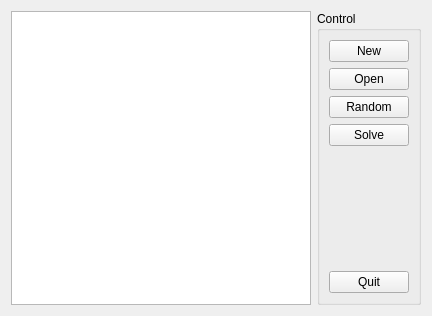
<ui version="4.0" >
 <class>SudokuForm</class>
 <widget class="QWidget" name="SudokuForm" >
  <property name="geometry" >
   <rect>
    <x>0</x>
    <y>0</y>
    <width>432</width>
    <height>316</height>
   </rect>
  </property>
  <property name="windowTitle" >
   <string>SudokuRapid</string>
  </property>
  <layout class="QGridLayout" name="gridLayout" >
   <item row="0" column="0" >
    <widget class="QGraphicsView" name="graphicsView" />
   </item>
   <item row="0" column="1" >
    <widget class="QGroupBox" name="groupBox" >
     <property name="title" >
      <string>Control</string>
     </property>
     <layout class="QVBoxLayout" name="verticalLayout_2" >
      <item>
       <widget class="QPushButton" name="newButton" >
        <property name="text" >
         <string>New</string>
        </property>
       </widget>
      </item>
      <item>
       <widget class="QPushButton" name="openButton" >
        <property name="text" >
         <string>Open</string>
        </property>
       </widget>
      </item>
      <item>
       <widget class="QPushButton" name="randomButton" >
        <property name="text" >
         <string>Random</string>
        </property>
       </widget>
      </item>
      <item>
       <widget class="QPushButton" name="solveButton" >
        <property name="text" >
         <string>Solve</string>
        </property>
       </widget>
      </item>
      <item>
       <spacer name="verticalSpacer" >
        <property name="orientation" >
         <enum>Qt::Vertical</enum>
        </property>
        <property name="sizeHint" stdset="0" >
         <size>
          <width>20</width>
          <height>40</height>
         </size>
        </property>
       </spacer>
      </item>
      <item>
       <widget class="QPushButton" name="quitButton" >
        <property name="text" >
         <string>Quit</string>
        </property>
       </widget>
      </item>
     </layout>
    </widget>
   </item>
  </layout>
 </widget>
 <resources/>
 <connections>
  <connection>
   <sender>quitButton</sender>
   <signal>clicked()</signal>
   <receiver>SudokuForm</receiver>
   <slot>close()</slot>
   <hints>
    <hint type="sourcelabel" >
     <x>371</x>
     <y>281</y>
    </hint>
    <hint type="destinationlabel" >
     <x>215</x>
     <y>157</y>
    </hint>
   </hints>
  </connection>
 </connections>
</ui>
